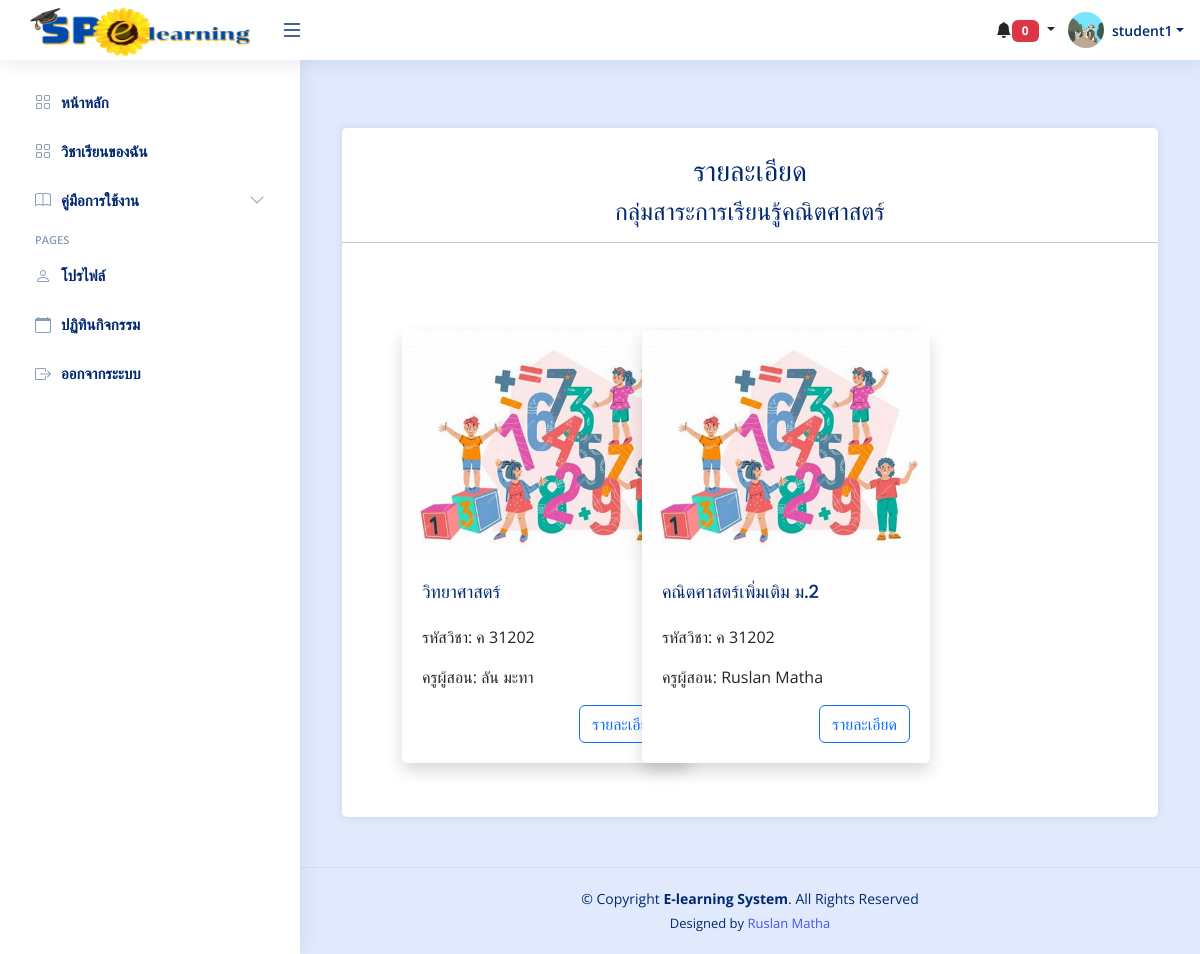
The app's page /student/group_details_student.php?group_id=2 (signed in) with its own data.
### tables this page shows
CREATE TABLE `students` (
  `s_id` int(11) NOT NULL,
  `username` varchar(255) NOT NULL,
  `password` varchar(255) NOT NULL,
  `first_name` varchar(255) NOT NULL,
  `last_name` varchar(255) NOT NULL,
  `gender` varchar(50) NOT NULL,
  `classroom` varchar(50) NOT NULL,
  `year` int(10) NOT NULL,
  `image` varchar(255) NOT NULL
);

CREATE TABLE `learning_subject_group` (
  `group_id` int(11) NOT NULL,
  `group_name` varchar(255) NOT NULL
);

CREATE TABLE `courses` (
  `c_id` int(11) NOT NULL,
  `course_name` varchar(255) NOT NULL,
  `description` text NOT NULL,
  `teacher_id` int(11) NOT NULL DEFAULT 1,
  `created_at` datetime NOT NULL,
  `updated_at` datetime NOT NULL,
  `c_img` varchar(255) NOT NULL,
  `course_code` varchar(255) NOT NULL,
  `group_id` int(11) DEFAULT NULL,
  `is_open` tinyint(1) DEFAULT 0,
  `access_code` varchar(255) DEFAULT NULL
);

CREATE TABLE `teachers` (
  `t_id` int(11) NOT NULL,
  `username` varchar(255) NOT NULL,
  `password` varchar(255) NOT NULL,
  `first_name` varchar(255) NOT NULL,
  `last_name` varchar(255) NOT NULL,
  `email` varchar(255) NOT NULL,
  `group_id` int(11) DEFAULT NULL,
  `image` text DEFAULT NULL
);

### student/group_details_student.php (the view, shortened to what this page needs)
<?php
include('../connections/connection.php');
try {
    $user_id = $_SESSION['user_id'];
    $stmt = $db->prepare("SELECT * FROM students WHERE s_id = :user_id");
    $stmt->bindParam(':user_id', $user_id);
    $stmt->execute();
    $student = $stmt->fetch(PDO::FETCH_ASSOC);
} catch (PDOException $e) {
    echo "เกิดข้อผิดพลาด: " . $e->getMessage();
}
if (isset($_GET['group_id'])) {
    $group_id = $_GET['group_id'];
    $sql = "SELECT * FROM courses WHERE group_id = :group_id";
    $stmt = $db->prepare($sql);
    $stmt->bindParam(':group_id', $group_id);
    $stmt->execute();
    $group_courses = $stmt->fetchAll(PDO::FETCH_ASSOC);
    $sql_group_name = "SELECT group_name FROM learning_subject_group WHERE group_id = :group_id";
    $stmt_group_name = $db->prepare($sql_group_name);
    $stmt_group_name->bindParam(':group_id', $group_id);
    $stmt_group_name->execute();
    $group_name = $stmt_group_name->fetchColumn();
} else {
    echo "ไม่พบรหัสกลุ่มสาระ";
}
?>
<?php
     include('head.php');
?>
<body>
<?php
     include('header.php');
     include('sidebar.php');
?>
  <main id="main" class="main">
    <div class="container  mt-5">
    <div class="card " >
      <div class="card-title">
    <h3 class="text-center mt-2">รายละเอียด</h3>
    <h4 class="text-center"><?php echo $group_name; ?></h4>
    <hr color="blue" size="3" width="100%">
    </div>
    <div class="row mt-5 me-5 mx-5">
            <?php foreach ($group_courses as $course): ?>
                <?php if ($course['is_open'] == 1): ?>
              <div class="col-md-4 mb-4">
                  <div class="card border-primary border-3 shadow" style="width: 18rem;">
                      <img src="<?php echo $course['c_img']; ?>" class="card-img-top" alt="Course Image">
                      <div class="card-body">
                          <h5 class="card-title"><?php echo $course['course_name']; ?></h5>
                          <p class="card-text">รหัสวิชา: <?php echo $course['course_code']; ?></p>
                          <?php
                          $teacher_id = $course['teacher_id'];
                          $teacher_stmt = $db->prepare("SELECT * FROM teachers WHERE t_id = :teacher_id");
                          $teacher_stmt->bindParam(':teacher_id', $teacher_id);
                          $teacher_stmt->execute();
                          $teacher = $teacher_stmt->fetch(PDO::FETCH_ASSOC);
                          ?>
                          <p class="card-text">ครูผู้สอน: <?php echo $teacher['first_name']; ?> <?php echo $teacher['last_name']; ?></p>
                          <a href="course_details.php?course_id=<?php echo $course['c_id']; ?>" class="btn btn-outline-primary" style="float: right;">รายละเอียด</a>
                      </div>
                  </div>
              </div>
          <?php endif; ?>
            <?php endforeach; ?>
        </div>
    </div>
    </div>
  </main>
  <?php include('footer.php');?>
</body>
</html>

### student/head.php (shortened to what this page needs)
<!DOCTYPE html>
<html lang="en">
<head>
<link href="https://cdnjs.cloudflare.com/ajax/libs/dropzone/5.9.2/min/dropzone.min.css" rel="stylesheet">
    <link href="https://cdnjs.cloudflare.com/ajax/libs/font-awesome/6.0.0-beta3/css/all.min.css" rel="stylesheet">
    <link href="https://cdn.jsdelivr.net/npm/bootstrap@5.3.0-alpha1/dist/css/bootstrap.min.css" rel="stylesheet">
  <link rel="stylesheet" href="https://cdnjs.cloudflare.com/ajax/libs/font-awesome/5.15.4/css/all.min.css">
  <link href="https://cdn.jsdelivr.net/npm/fullcalendar@5.10.1/main.css" rel="stylesheet">
  <link href="vendor/bootstrap/css/bootstrap.min.css" rel="stylesheet">
  <link href="vendor/bootstrap-icons/bootstrap-icons.css" rel="stylesheet">
  <link href="vendor/boxicons/css/boxicons.min.css" rel="stylesheet">
  <link href="vendor/quill/quill.snow.css" rel="stylesheet">
  <link href="vendor/quill/quill.bubble.css" rel="stylesheet">
  <link href="vendor/remixicon/remixicon.css" rel="stylesheet">
  <link href="vendor/simple-datatables/style.css" rel="stylesheet">
  <link href="css/style.css" rel="stylesheet">
</head>

### student/header.php (shortened to what this page needs)
<header id="header" class="header fixed-top d-flex align-items-center">
<div class="d-flex align-items-center justify-content-between">
  <a href="index.php" >
    <img src="../uploads/img/logo.png" alt="" style="width: 250px; height: 60px;">
  </a>
  <i class="bi bi-list toggle-sidebar-btn" style="font-size: 24px;"></i>
</div>
<nav class="header-nav ms-auto">
  <ul class="d-flex align-items-center">
<div class="dropdown d-none d-md-block">
  <button class="btn dropdown-toggle" type="button" id="notificationDropdown" data-bs-toggle="dropdown" aria-expanded="false">
    <i class="bi bi-bell-fill"></i><span class="badge bg-danger" id="notificationCount">0</span>
  </button>
</div>
    <li class="nav-item dropdown pe-3">
      <a class="nav-link nav-profile d-flex align-items-center pe-0" href="#" data-bs-toggle="dropdown">
                  <?php if (!empty($student['image'])): ?>
                  <?php
                  $imagePath = 'images/' . $student['image'];
                  ?>
                  <img src="<?php echo $imagePath; ?>" alt="Profile" class="rounded-circle">
              <?php else: ?>
                  <img src="images/Default.png" alt="Default Profile" class="rounded-circle">
              <?php endif; ?>
        <span class="d-none d-md-block dropdown-toggle ps-2"><?php echo $student['first_name'];?></span>
      </a>
    </li>
  </ul>
</nav>
</header>

### student/sidebar.php (shortened to what this page needs)
<aside id="sidebar" class="sidebar">
    <ul class="sidebar-nav" id="sidebar-nav">
        <li class="nav-item">
            <a class="nav-link collapsed" href="index.php">
                <i class="bi bi-grid"></i>
                <span>หน้าหลัก</span>
            </a>
        </li>
        <li class="nav-item">
            <a class="nav-link collapsed" href="my_course.php">
                <i class="bi bi-grid"></i>
                <span>วิชาเรียนของฉัน</span>
            </a>
        </li>
        <li class="nav-item">
  <a class="nav-link collapsed" data-bs-target="#new-tables-nav" data-bs-toggle="collapse" href="#">
    <i class="bi bi-book"></i><span>คู่มือการใช้งาน</span><i class="bi bi-chevron-down ms-auto"></i>
  </a>
</li>
        <li class="nav-heading">Pages</li>
        <li class="nav-item ">
            <a class="nav-link collapsed " href="profile.php">
                <i class="bi bi-person"></i>
                <span>โปรไฟล์</span>
            </a>
        </li>
        <li class="nav-item">
            <a class="nav-link collapsed" href="calendar_event.php">
                <i class="bi bi-calendar"></i>
                <span>ปฏิทินกิจกรรม</span>
            </a>
        </li>
        <li class="nav-item">
            <a class="nav-link collapsed" href="../logout.php">
                <i class="bi bi-box-arrow-right"></i>
                <span>ออกจากระะบบ</span>
            </a>
    </ul>
</aside>

### student/footer.php
<footer id="footer" class="footer">
    <div class="copyright">
      &copy; Copyright <strong><span>E-learning System</span></strong>. All Rights Reserved
    </div>
    <div class="credits">
      Designed by <a href="https://web.facebook.com/profile.php?id=100009502864499" target="_blank" >Ruslan Matha</a>
    </div>
  </footer>

### student/css/style.css (style rules this page uses)
:root { scroll-behavior: smooth; }
a { color: #4154f1; text-decoration: none; }
h1, h2, h3, h4, h5, h6 { font-family: "Nunito", sans-serif; }
#main { margin-top: 60px; padding: 20px 30px; transition: all 0.3s; }
.header { transition: all 0.5s; z-index: 997; height: 60px; box-shadow: 0px 2px 20px rgba(1, 41, 112, 0.1); background-color: #fff; padding-left: 20px; }
.header .toggle-sidebar-btn { font-size: 32px; padding-left: 10px; cursor: pointer; color: #012970; }
.sidebar { position: fixed; top: 60px; left: 0; bottom: 0; width: 300px; z-index: 996; transition: all 0.3s; padding: 20px; overflow-y: auto; scrollbar-width: thin; scrollbar-color: #aab7cf transparent; box-shadow: 0px 0px 20px rgba(1, 41, 112, 0.1); background-color: #fff; }
@media (min-width: 1200px) { #main, #footer { margin-left: 300px; } }
.sidebar-nav { padding: 0; margin: 0; list-style: none; }
.sidebar-nav li { padding: 0; margin: 0; list-style: none; }
.sidebar-nav .nav-item { margin-bottom: 5px; }
.sidebar-nav .nav-heading { font-size: 11px; text-transform: uppercase; color: #899bbd; font-weight: 600; margin: 10px 0 5px 15px; }
.sidebar-nav .nav-link { display: flex; align-items: center; font-size: 15px; font-weight: 600; color: #4154f1; transition: 0.3; background: #f6f9ff; padding: 10px 15px; border-radius: 4px; }
.sidebar-nav .nav-link i { font-size: 16px; margin-right: 10px; color: #4154f1; }
.sidebar-nav .nav-link.collapsed { color: #012970; background: #fff; }
.sidebar-nav .nav-link.collapsed i { color: #899bbd; }
.sidebar-nav .nav-link .bi-chevron-down { margin-right: 0; transition: transform 0.2s ease-in-out; }
.footer { padding: 20px 0; font-size: 14px; transition: all 0.3s; border-top: 1px solid #cddfff; }
.footer .copyright { text-align: center; color: #012970; }
.footer .credits { padding-top: 5px; text-align: center; font-size: 13px; color: #012970; }

### student/head.php (style rules this page uses)
body { font-family: "Open Sans", sans-serif; background-color: #e1eafc; }
.badge { font-weight: bold; text-transform: uppercase; padding: 5px 10px; min-width: 19px; }
.header-nav ul { list-style: none; }
.header-nav>ul { margin: 0; padding: 0; }
.header-nav .nav-profile { color: #012970; }
.header-nav .nav-profile img { max-height: 36px; }
.header-nav .nav-profile span { font-size: 14px; font-weight: 600; }
.card { margin-bottom: 30px; border: none; border-radius: 5px; box-shadow: 0px 0px 10px rgba(1, 41, 112, 0.1); background-color: #fff; }
.card-title { padding: 20px 0 15px 0; font-size: 18px; font-weight: 500; color: #012970; font-family: "Poppins", sans-serif; }
.card-body { padding: 0 20px 20px 20px; }

### records on screen
students: image (picture), first_name "student1"
learning_subject_group: group_name "กลุ่มสาระการเรียนรู้คณิตศาสตร์"
courses: c_img (picture), course_name "วิทยาศาสตร์", course_code "ค 31202", teacher.first_name "ลัน", teacher.last_name "มะทา"
courses: c_img (picture), course_name "คณิตศาสตร์เพิ่มเติม ม.2", course_code "ค 31202", teacher.first_name "Ruslan", teacher.last_name "Matha"
